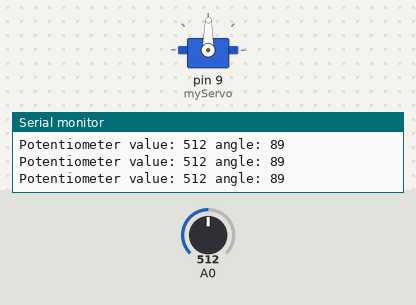
Bench run of a sketch on a simulated Arduino Uno, built with avr-gcc and run on an emulated ATmega328P. Shown: servo, the last lines printed to the serial monitor. The test bench sets the inputs (shaded band); at power-on: A0 = 512.

Above: at 1.2 s.
1.3 s: A0 set to 561
At 1.9 s:
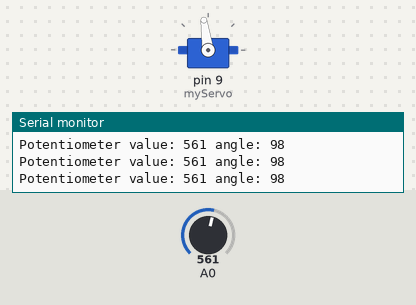
4.3 s: A0 set to 590
At 5.2 s:
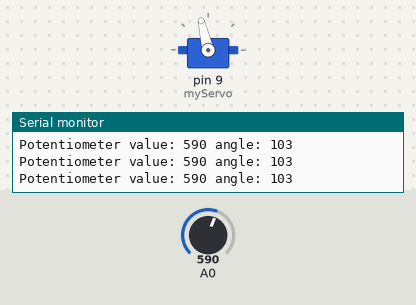
5.8 s: A0 set to 716
At 6.4 s:
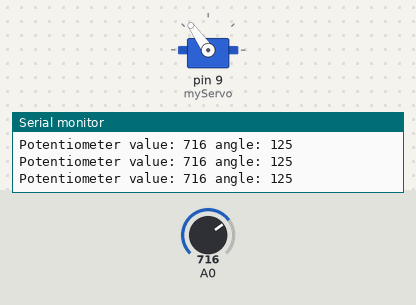
7.3 s: A0 set to 900
At 8.5 s:
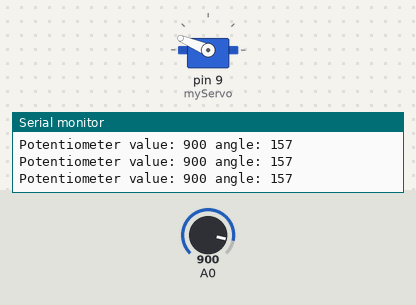
8.8 s: A0 set to 1023
At 10.0 s:
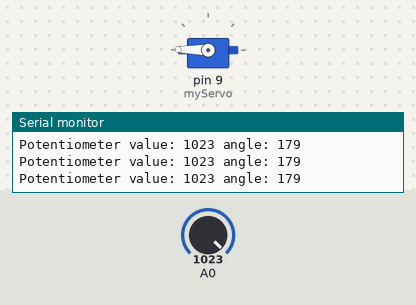
10.3 s: A0 set to 511
At 11.1 s:
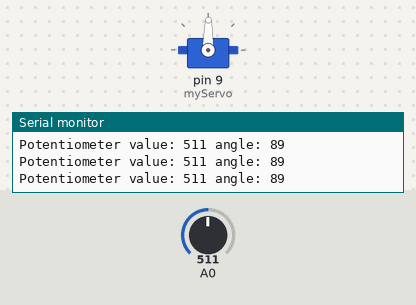
Timing chart, 0 to 12.8 s (numbered marks = the images above; inputs shaded):
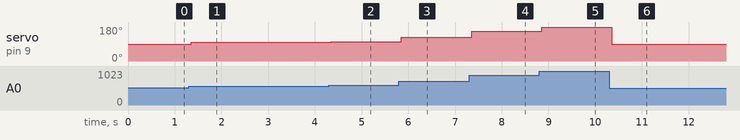

The sketch:

project5.ino
```cpp
#include <Servo.h>

Servo myServo;
void setup() {
  // put your setup code here, to run once:
  pinMode(A0, INPUT);
  Serial.begin(9600);
  myServo.attach(9);
}

int prevPotVal = 0;

void loop() {
  // put your main code here, to run repeatedly:
  int potVal = analogRead(A0);
  if (potVal > 0){
     prevPotVal = potVal;
  } else {
     potVal = prevPotVal;
  }
  int angle = map(potVal, 0 , 1023, 0, 179);
  Serial.print("Potentiometer value: ");
  Serial.print(potVal);
  Serial.print(" angle: ");
  Serial.println(angle);
  myServo.write(angle);
  delay(15);
}
```

Measured:
- after the input at 1.3 s, servo on pin 9 (myServo): 89° → 98° after 0.06 s
- after the input at 4.3 s, servo on pin 9 (myServo): 98° → 103° after 0.05 s
- after the input at 5.8 s, servo on pin 9 (myServo): 103° → 125° after 0.05 s
- after the input at 7.3 s, servo on pin 9 (myServo): 125° → 157° after 0.05 s
- after the input at 8.8 s, servo on pin 9 (myServo): 157° → 179° after 0.06 s
- after the input at 10.3 s, servo on pin 9 (myServo): 179° → 89° after 0.05 s
